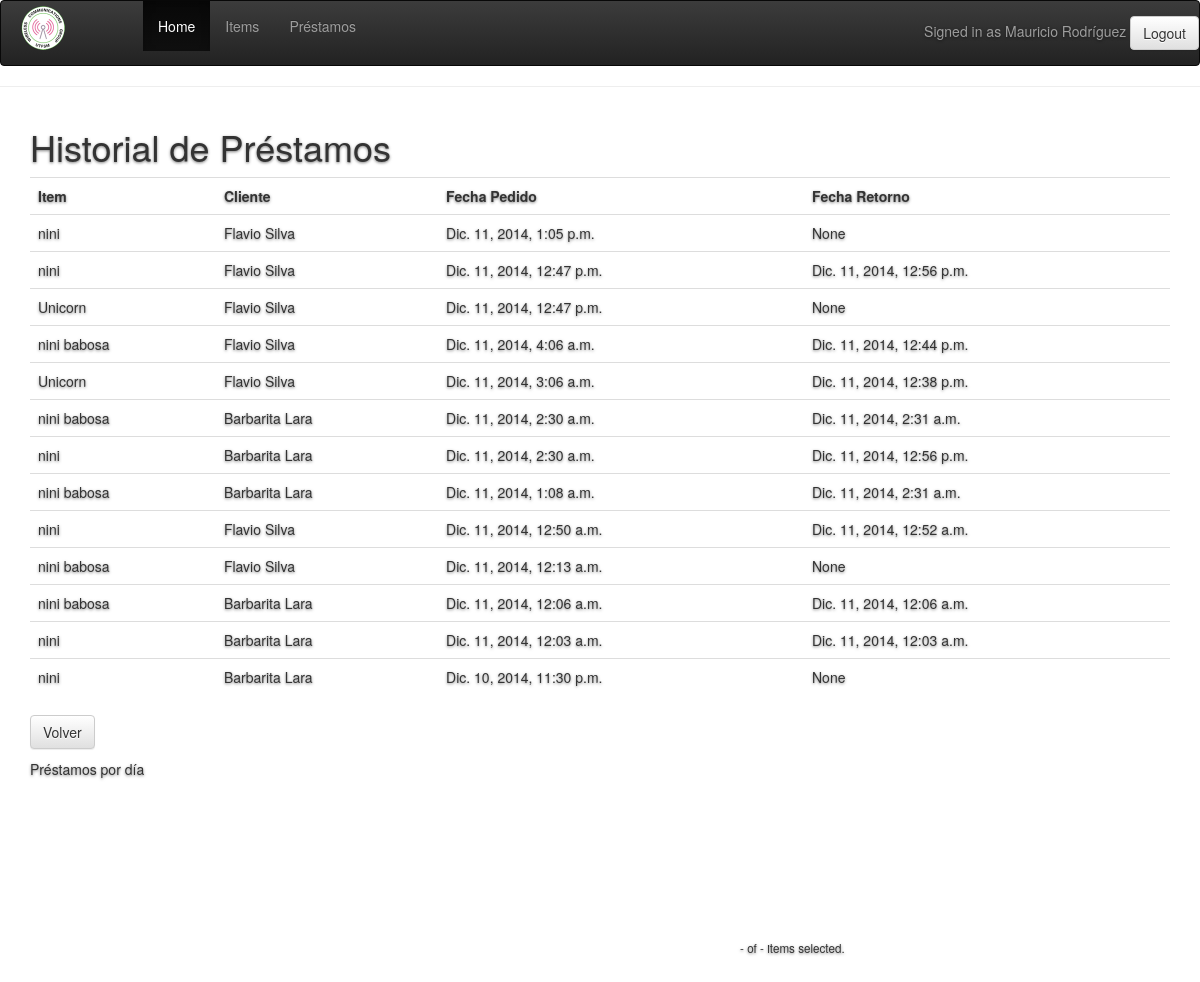
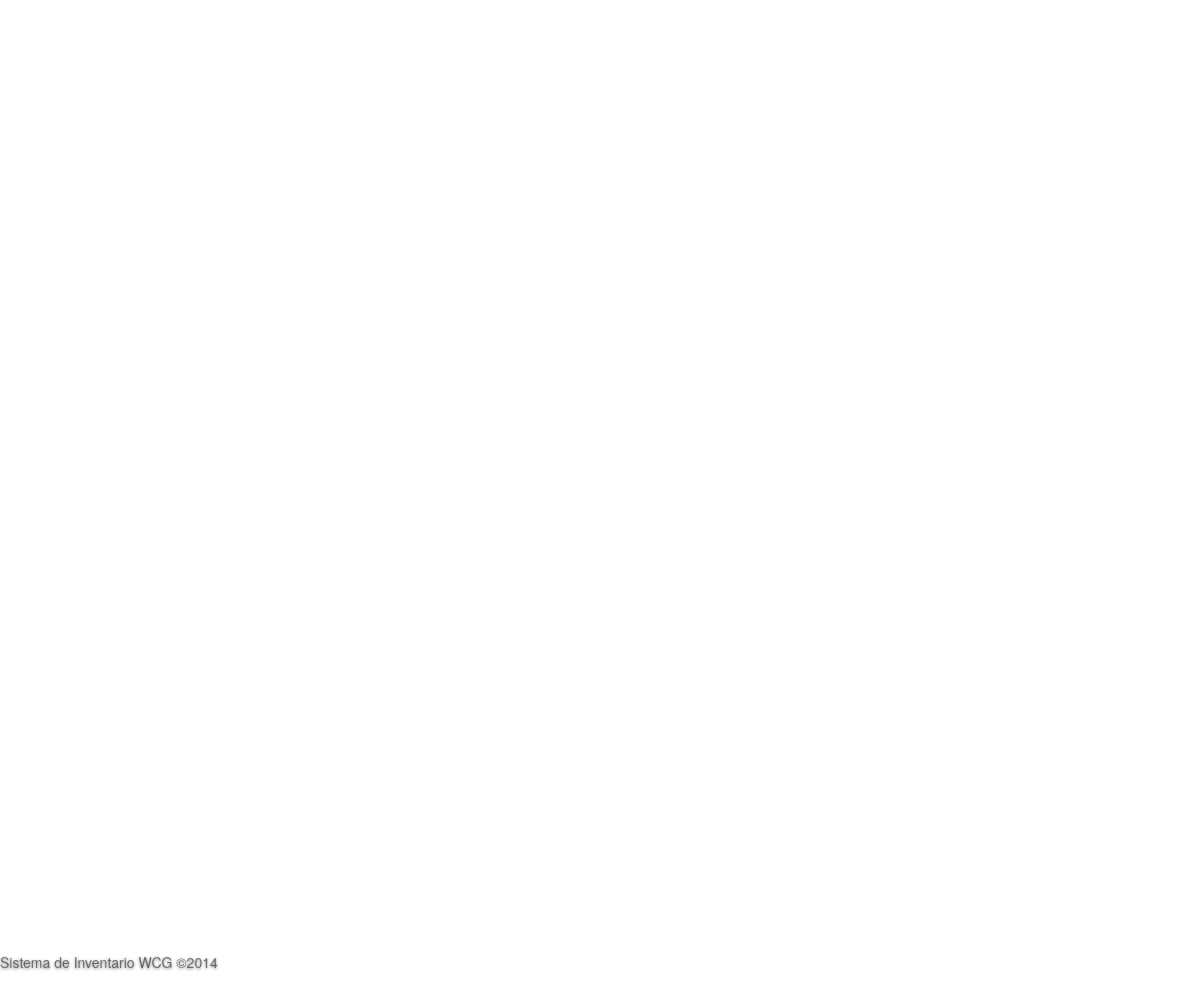
The page /history_loan/ (signed in) on the database its author committed (2 pictures, top to bottom).
### inventory/models.py (models this page shows, shortened)
class Loan(models.Model):
	client = models.ForeignKey(Client)
	item = models.ForeignKey(Item)
	loan_date = models.DateTimeField()
	return_date = models.DateTimeField(blank=True, null=True)
	is_active = models.BooleanField(default=True)

class Item(models.Model):
	ITEM_TYPE_CHOICES = (
		('Item', 'Item'),
		('Instrument', 'Instrument'),
		('Material', 'Material'),
		('Tool', 'Tool')
	)
	location = models.ForeignKey(Location)
	name = models.CharField(max_length=100)
	description = models.CharField(max_length=100)
	purchase_date = models.DateField()
	stock = models.IntegerField(default=1)
	item_type = models.CharField(max_length=10, choices=ITEM_TYPE_CHOICES, default='Item')
	photo = models.ImageField(upload_to="item_photo", blank=True, null=True)

class Client(models.Model):
	user = models.OneToOneField(User)
	rut = models.CharField(max_length=15)
	loans = models.ManyToManyField(Item, through='Loan', blank=True)

### inventory/views/loans.py (the view)
# urls.py: url(r'^history_loan/$'                      ,'inventory.views.loans.loan_history'),
@user_passes_test(lambda u: isAdmin(u), '/dashboard')
def loan_history(request):
	loans = Loan.objects.all().order_by('-loan_date')
	return render_to_response("loans_history.html",{"loans":loans},context_instance=RequestContext(request))

### inventory/views/user.py (called while the page is built)
def isAdmin(u):
	''' Identifies if the user is an administrator.
		Use this with user_passes_test decorator
	'''
	if u.is_authenticated():
		return Administrator.objects.filter( user = u).exists()
	else:
		return False

### inventory/templates/loans_history.html (shortened to what this page needs)
{% extends 'base.html' %}
{% block contenido %}
<div class="container">
    <h1>Historial de Préstamos</h1>
    <table class="table">
        <tr>
            <th>Item</th>
            <th>Cliente</th>
            <th>Fecha Pedido</th>
            <th>Fecha Retorno</th>
        </tr>
        {% for loan in loans %}
        <tr>
            <td>{{ loan.item.name }}</td>
            <td>{{ loan.client.user.first_name}} {{ loan.client.user.last_name }}</td>
            <td>{{ loan.loan_date }}</td>
            <td>{{ loan.return_date }}</td>
        </tr>
        {% endfor %}
    </table>
    <input id="backbutton" class="btn btn-default" type="button" value="Volver"/>
</div>
<div class=container>
<div id="charts">
  <div id="hour-chart" class="chart">
    <div class="title">Préstamos por día</div>
  </div>
</div>
<aside id="totals"><span id="active">-</span> of <span id="total">-</span> items selected.</aside>
<div id="lists">
  <div id="flight-list" class="list"></div>
</div>
</div>
{% endblock %}

### inventory/templates/base.html (shortened to what this page needs)
{% load bootstrap3 %}
<!DOCTYPE html>
<html lang='es'>
<head>
  <link rel='stylesheet' href='{{STATIC_URL}}css/base.css'>
  {% bootstrap_css %}
  <link rel="stylesheet" href="http://maxcdn.bootstrapcdn.com/bootstrap/3.2.0/css/bootstrap.min.css">
  <link rel="stylesheet" href="http://maxcdn.bootstrapcdn.com/bootstrap/3.2.0/css/bootstrap-theme.min.css">
</head>
  <header>
	<nav class="navbar navbar-inverse" role="navigation">
  <div class="container-fluid">
    <div class="navbar-header">
      <a class="navbar-brand" rel="home" href="#" title="WCG">
        <img style="max-width:50%; margin-top: -10px;"
             src="{{STATIC_URL}}img/logo.png"></a>
    </div>
    <div class="collapse navbar-collapse" id="bs-example-navbar-collapse-1">
        <ul class="nav navbar-nav">
        <li class="active"><a href="{{TEMPLATE_DIRS}}/dashboard">Home</a></li>
        <li><a href="{{TEMPLATE_DIRS}}/list_items">Items</a></li>
        <li><a href="{{TEMPLATE_DIRS}}/list_loans">Préstamos</a></li>
        </ul>
        <ul class="nav navbar-nav navbar-right">
        <p class="navbar-text navbar-right">Signed in as {{user.first_name|capfirst}} {{user.last_name|capfirst}} <a class="btn btn-default" href="/logout">
            	Logout</a></p>
      </ul>
      </div>
  </div>
</nav>
	<hr>
  </header>
		<body>
	    {% block contenido %}{% endblock %}
    <div class='mastfoot'>
  	  <p>Sistema de Inventario WCG &copy;2014</p>
    </div>
</body>
</html>

### inventory/static/css/base.css (style rules this page uses)
a, a:focus, a:hover { color: #fff; }
.btn-default, .btn-default:hover, .btn-default:focus { color: #333; text-shadow: none; background-color: #fff; border: 1px solid #fff; }
html,body { height: 100%; }
body { color: #000; text-align: left; text-shadow: 0 1px 3px rgba(0,0,0,.5); }
.mastfoot { color: #000000; color: rgba(0,0,0,.5); }
@media (min-width: 768px) { .mastfoot { position: fixed; bottom: 0; } }
@media (min-width: 768px) { .masthead, .mastfoot, .cover-container { width: 100%; } }
@media (min-width: 992px) { .masthead, .mastfoot, .cover-container { width: 700px; } }

### inventory/templates/loans_history.html (style rules this page uses)
#charts { padding: 10px 0; }
.chart { display: inline-block; height: 151px; margin-bottom: 20px; }
#hour-chart { width: 260px; }
#flight-list { min-height: 1024px; }
aside { position: absolute; left: 740px; font-size: smaller; width: 220px; }

### rows shown on the page
Loan: item.name "nini", client.user.first_name "Flavio", client.user.last_name "Silva", loan_date "Dic. 11, 2014, 1:05 p.m.", return_date "None"
Loan: item.name "nini", client.user.first_name "Flavio", client.user.last_name "Silva", loan_date "Dic. 11, 2014, 12:47 p.m.", return_date "Dic. 11, 2014, 12:56 p.m."
Loan: item.name "Unicorn", client.user.first_name "Flavio", client.user.last_name "Silva", loan_date "Dic. 11, 2014, 12:47 p.m.", return_date "None"
Loan: item.name "nini babosa", client.user.first_name "Flavio", client.user.last_name "Silva", loan_date "Dic. 11, 2014, 4:06 a.m.", return_date "Dic. 11, 2014, 12:44 p.m."
Loan: item.name "Unicorn", client.user.first_name "Flavio", client.user.last_name "Silva", loan_date "Dic. 11, 2014, 3:06 a.m.", return_date "Dic. 11, 2014, 12:38 p.m."
Loan: item.name "nini babosa", client.user.first_name "Barbarita", client.user.last_name "Lara", loan_date "Dic. 11, 2014, 2:30 a.m.", return_date "Dic. 11, 2014, 2:31 a.m."
Loan: item.name "nini", client.user.first_name "Barbarita", client.user.last_name "Lara", loan_date "Dic. 11, 2014, 2:30 a.m.", return_date "Dic. 11, 2014, 12:56 p.m."
Loan: item.name "nini babosa", client.user.first_name "Barbarita", client.user.last_name "Lara", loan_date "Dic. 11, 2014, 1:08 a.m.", return_date "Dic. 11, 2014, 2:31 a.m."
Loan: item.name "nini", client.user.first_name "Flavio", client.user.last_name "Silva", loan_date "Dic. 11, 2014, 12:50 a.m.", return_date "Dic. 11, 2014, 12:52 a.m."
Loan: item.name "nini babosa", client.user.first_name "Flavio", client.user.last_name "Silva", loan_date "Dic. 11, 2014, 12:13 a.m.", return_date "None"
Loan: item.name "nini babosa", client.user.first_name "Barbarita", client.user.last_name "Lara", loan_date "Dic. 11, 2014, 12:06 a.m.", return_date "Dic. 11, 2014, 12:06 a.m."
Loan: item.name "nini", client.user.first_name "Barbarita", client.user.last_name "Lara", loan_date "Dic. 11, 2014, 12:03 a.m.", return_date "Dic. 11, 2014, 12:03 a.m."
Loan: item.name "nini", client.user.first_name "Barbarita", client.user.last_name "Lara", loan_date "Dic. 10, 2014, 11:30 p.m.", return_date "None"

### other values the page prints
{{ user.first_name|capfirst }} "Mauricio"
{{ user.last_name|capfirst }} "Rodríguez"
